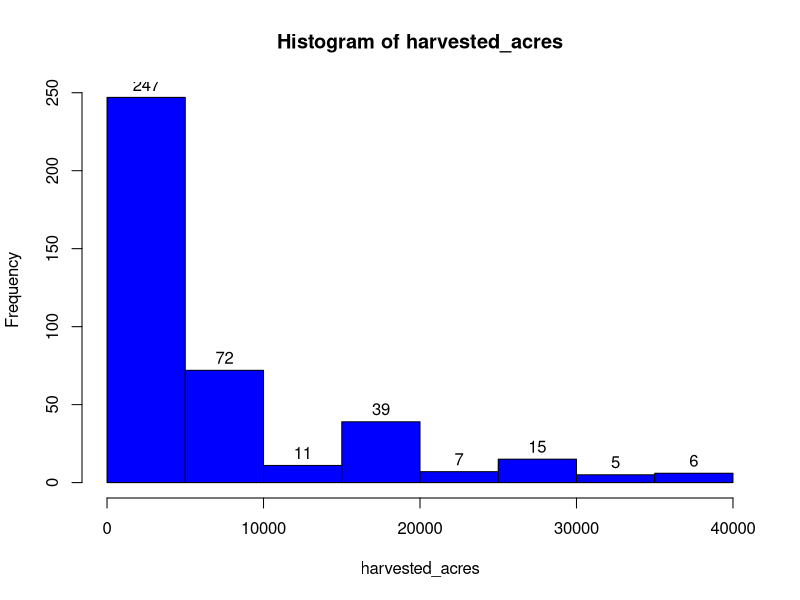
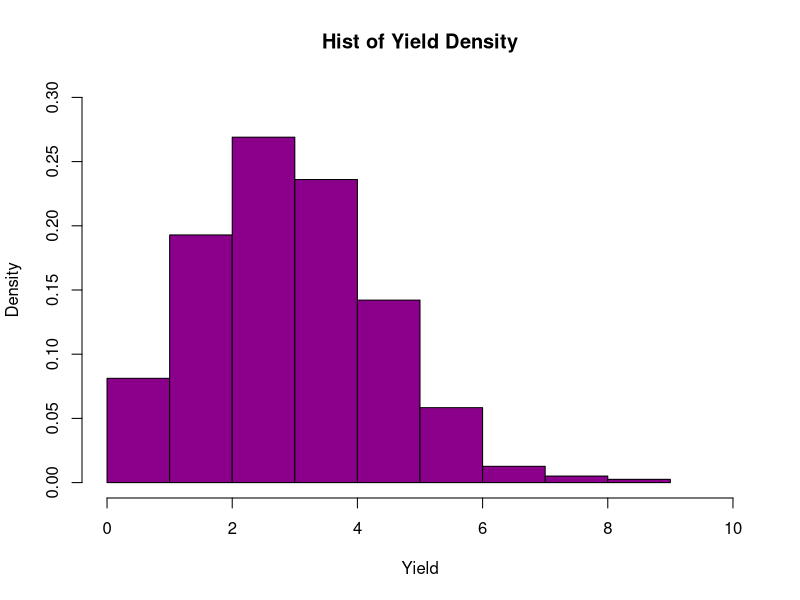

These figures' R source, in order: (Note: this script raises an error after producing the figures.)
## ---- chunk 1
# add packages you need for this assignment
# install.packages("ggplot2", repos = "http://cran.us.r-project.org")
library(ggplot2)
library(tidyverse)
## ---- chunk 2
knitr::opts_chunk$set(echo = TRUE)
## ---- chunk 3
raw_data <- read.csv("cali_avocados.csv")
avocado_data <- data.frame(raw_data)
## ---- chunk 4
str(avocado_data)
summary(avocado_data)
## ---- chunk 5
which(is.na(avocado_data))
sum(is.na(avocado_data))
## ---- chunk 6
harvested_acres <- avocado_data$Harvested.Acres
h1 <- hist(harvested_acres, col = "blue")
text(h1$mids, h1$counts, labels = h1$counts, adj = c(0.5, -0.5))
## ---- chunk 7
hist(avocado_data$Yield, ylim = c(0, .3), main = "Hist of Yield Density",
xlab = "Yield", xlim = c(0, 10), 
col = "darkmagenta", freq = FALSE)
## ---- chunk 8
ggplot(avocado_data, aes(x = values, fill = group)) +
  geom_histogram(position = "identity", alpha = 0.2, bins = 50)
## ---- chunk 9
boxplot(Production ~ Year, data = avocado_data, col = "orange",
main = "Production of Avocados per Year", xlab = "Year", ylab =
"Produced Avocados")
## ---- chunk 10
price_mean <- mean(avocado_data$Price.P.U, na.rm = TRUE)
print(price_mean)
## ---- chunk 11
harvest_mean <- mean(avocado_data$Harvested.Acres, na.rm = TRUE)
small_harvest <- subset.data.frame(avocado_data, avocado_data$Harvested.Acres < harvest_mean)
small_harvest_price_mean <- mean(small_harvest$Price.P.U, na.rm = TRUE)
print(small_harvest_price_mean)
## ---- chunk 12
large_harvest <- subset.data.frame(avocado_data, avocado_data$Harvested.Acres > harvest_mean)
large_harvest_price_mean <- mean(large_harvest$Price.P.U, na.rm = TRUE)
print(large_harvest_price_mean)
## ---- chunk 13
t.test(x = avocado_data$Price.P.U, mu = small_harvest_price_mean)

t.test(x = avocado_data$Price.P.U, mu = large_harvest_price_mean)
## ---- chunk 14
plot(avocado_data$Harvested.Acres, avocado_data$Production)
## ---- chunk 15
acres_production_regression <- lm(Production ~ Harvested.Acres,
  data = avocado_data)
summary(acres_production_regression)
## ---- chunk 16
abline(acres_production_regression, col = "blue")
